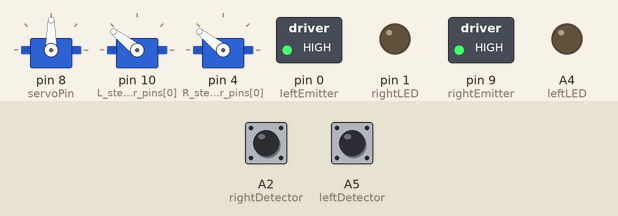
The sketch below on a simulated Arduino Uno, built with avr-gcc and run on an emulated ATmega328P. Parts: 3 × servo, switched loads named in the sketch (green lamp = pin HIGH), output pins drawn as LEDs (lit = HIGH). Wiring (inferred from the names in the program): 2 × servo: signal pin 4 / signal pin 10. The test bench sets the inputs (shaded band); at power-on: A2 (rightDetector) HIGH, A5 (leftDetector) HIGH. Random numbers use the default seed unless the sketch sets one; servo pulses on a pin are drawn as a servo (544–2400 µs = 0–180°); pins used as bus, display or sensor lines are not drawn.

Above: at 1.7 s.
1.8 s: A2 (rightDetector) pulled LOW for 0.15 s
At 1.87 s:
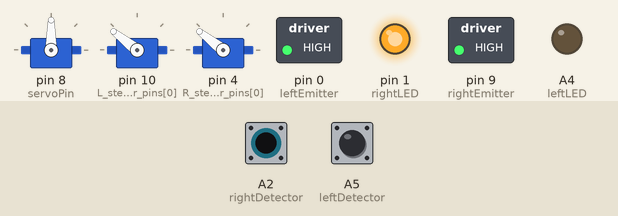
3.4 s: A5 (leftDetector) pulled LOW for 0.15 s
At 3.47 s:
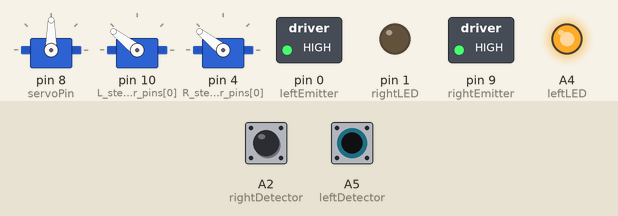
5.0 s: A5 (leftDetector) pulled LOW for 3.2 s
At 9.2 s:
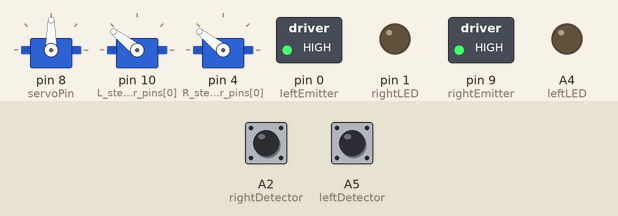
9.7 s: A2 (rightDetector) pulled LOW for 3.2 s
At 10.4 s:
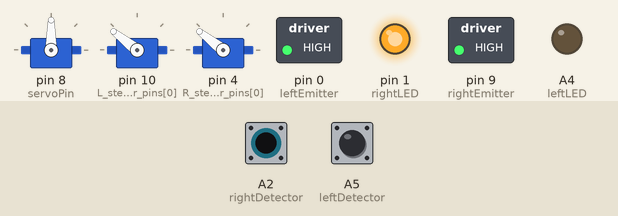
14.4 s: A2 (rightDetector) driven LOW and A5 (leftDetector) driven LOW
At 15.2 s:
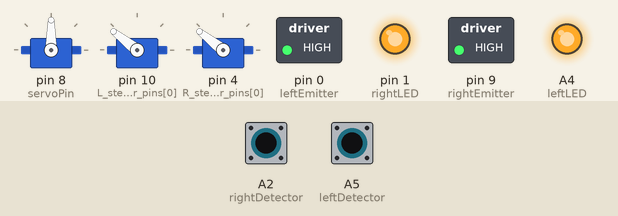
Timing chart, 0 to 16.9 s (numbered marks = the images above; inputs shaded):
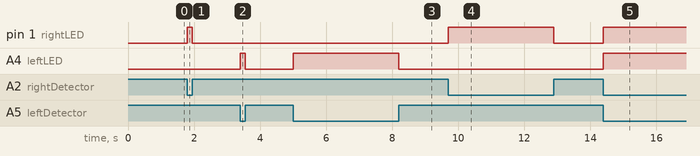

Measured:
- after the input at 1.8 s, pin 1 (rightLED): LOW → HIGH at once, → LOW 0.15 s later
- after the input at 3.4 s, A4 (leftLED): LOW → HIGH at once, → LOW 0.15 s later
- after the input at 5.0 s, A4 (leftLED): LOW → HIGH at once, → LOW 3.2 s later
- after the input at 9.7 s, pin 1 (rightLED): LOW → HIGH at once, → LOW 3.2 s later
- after the input at 14.4 s, pin 1 (rightLED), A4 (leftLED): LOW → HIGH at once

The sketch:

OSTR_obstacles.ino
```cpp
// (licence header left out)
// [Tools] -> [Programmer] -> "USBtinyISP"
// [Tools] -> [Board] -> "Pro Trinket 3V/12 Mhz (USB)"

// Robot moves forward until obstacle detected and then manuevers
// accordingly.  Does not account for IR from sunlight.


#include <Servo.h>
typedef int var;         // map javascript datatype to integer

// setup servo
int servoPin = 8;
int PEN_DOWN = 140;      // angle of servo when pen is down
int PEN_UP = 90;         // angle of servo when pen is up
Servo penServo;

// robot specific parameters
float wheel_dia=52;     //   mm (increase = decrease distance
float wheel_base=73.75; //   mm (increase = spiral in)
byte leftDetector = A5;
byte leftEmitter = 0;
byte leftLED = A4;
byte rightDetector = A2;
byte rightEmitter = 9;
byte rightLED = 1;
byte button = A3;

// Stepper parameters
int steps_rev=512;      //   512 for 64x gearbox, 128 for 16x gearbox
int delay_time=2;       //   time between steps in ms
int L_stepper_pins[] = {10, 12, 13, 11};  //PB2, PB4, PB5, PB3 [wires org->pink->blue->yel]
int R_stepper_pins[] = {4, 6, 5, 3};      //PD4, PD6, PD5, PD3

//                0b76543210
byte L_seq[4] = { B00100100,  //port PB
                  B00110000,
                  B00011000,
                  B00001100};

byte R_seq[4] = { B00011000,  // port PD
                  B01001000,
                  B01100000,
                  B00110000};

volatile bool clear = true;

// arrays to help with setup
byte inputs[] = {leftDetector, rightDetector, button};
byte outputs[] = {leftEmitter, leftLED, rightEmitter, rightLED, servoPin};


void setup() {
  randomSeed(analogRead(A3));
  for(int pin=0; pin<4; pin++){
    pinMode(L_stepper_pins[pin], OUTPUT);
    digitalWrite(L_stepper_pins[pin], LOW);
    pinMode(R_stepper_pins[pin], OUTPUT);
    digitalWrite(R_stepper_pins[pin], LOW);
  }

  // configure inputs
  for(int input=0; input<(sizeof(inputs)/sizeof(byte)); input++){
    pinMode(inputs[input], INPUT_PULLUP);
  }

  // configure outputs
  for(int output=0; output<(sizeof(outputs)/sizeof(byte)); output++){
    pinMode(outputs[output], OUTPUT);
    digitalWrite(output, LOW);
  }

  // turn on IR emitters
  digitalWrite(rightEmitter, HIGH);
  digitalWrite(leftEmitter, HIGH);

  // setup pins for pin change interrupt
  pciSetup(rightDetector);
  pciSetup(leftDetector);

  // setup servo
  penServo.attach(servoPin);
  penUp();
}


void loop(){

  while(clear){ // move forward till obstacle detected
    moveForward(1);
  }

  // check situation
  bool wallLeft = !digitalRead(leftDetector);
  bool wallRight = !digitalRead(rightDetector);

  // react to what was detected
  moveBackward(10);
  if (wallRight && wallLeft){
    turnLeft(random(80, 180));
  }
  else if(wallRight){
    turnLeft(random(15, 90));
  }
  else if(wallLeft){
    turnRight(random(15, 90));
  }
  clear = true;
}


// ----- HELPER FUNCTIONS -----------

bool IRdetect(byte detectorPin, byte emitterPin){
  int threshold = 100;
  digitalWrite(emitterPin, LOW);
  delay(10);
  int background = analogRead(detectorPin);
  digitalWrite(emitterPin, HIGH);
  delay(10);
  int signal = analogRead(detectorPin);
  digitalWrite(emitterPin, LOW);
  if ((signal - background) > threshold){
    return(true);
  }
  else {
    return(false);
  }
}


int step(float distance){
  float steps = distance * steps_rev / (wheel_dia * 3.1412); //24.61
  return int(steps);
}


void moveBackward(float distance){
  int steps = step(distance);
  for(int step=0; step<steps; step++){
    for(int mask=0; mask<4; mask++){
      PORTB = PORTB | L_seq[mask];
      PORTD = PORTD | R_seq[mask];
      delay(delay_time);
      PORTB = PORTB & ~L_seq[mask];
      PORTD = PORTD & ~R_seq[mask];
    }
  }
}


void moveForward(float distance){
  int steps = step(distance);
  for(int step=0; step<steps; step++){
    for(int mask=0; mask<4; mask++){
      PORTB = PORTB | L_seq[3-mask];
      PORTD = PORTD | R_seq[3-mask];
      delay(delay_time);
      PORTB = PORTB & ~L_seq[mask];
      PORTD = PORTD & ~R_seq[mask];
    }
  }
}


void turnLeft(float degrees){
  //float rotation = degrees / 360.0;
  float rotation = getNearestAngle(degrees) / 360.0;
  float distance = wheel_base * 3.1412 * rotation;
  int steps = step(distance);
  for(int step=0; step<steps; step++){
    for(int mask=0; mask<4; mask++){
      PORTB = PORTB | L_seq[3 - mask];
      PORTD = PORTD | R_seq[mask];
      delay(delay_time);
      PORTB = PORTB & ~L_seq[3 - mask];
      PORTD = PORTD & ~R_seq[mask];
    }
  }
}


void turnRight(float degrees){
  //float rotation = degrees / 360.0;
  float rotation = getNearestAngle(degrees) / 360.0;
  float distance = wheel_base * 3.1412 * rotation;
  int steps = step(distance);
  for(int step=0; step<steps; step++){
    for(int mask=0; mask<4; mask++){
      PORTB = PORTB | L_seq[mask];
      PORTD = PORTD | R_seq[3-mask];
      delay(delay_time);
      PORTB = PORTB & ~L_seq[mask];
      PORTD = PORTD & ~R_seq[3-mask];
    }
  }
}


void done(){ // unlock stepper to save battery
  for(int mask=0; mask<4; mask++){
    for(int pin=0; pin<4; pin++){
      digitalWrite(R_stepper_pins[pin], LOW);
      digitalWrite(L_stepper_pins[pin], LOW);
    }
  }
  penServo.write(PEN_UP - 20);
  delay(10);
  penServo.detach();
}


void penUp(){
  delay(250);
  penServo.write(PEN_UP);
  delay(250);
}


void penDown(){
  delay(250);
  penServo.write(PEN_DOWN);
  delay(250);
}


float getNearestAngle(float angle_){
  // code contributed by Instructable user PMPU_student
  /*
  Lets rotate by 58 degrees.
  turnRight(58); // rotate only by 57.631138392857146 degrees(that is the
  value that is the closest to the desired one _and_ is lesser than it).
  That means you are doing a certain amount of motor steps. But if you do
  one more step during rotation you will rotate by 58.0078125 degrees,
  which is much more precise(but it is greater than desired value, thats
  why in original code it is not picked). The thing is that original code
  always decides to rotate by value that is lesser than desired value while
  it is sometimes worse than choosing the value that is bigger.
  My code chooses from both variants, minimizing the error.
  */
  float angle = 0;
  int step = 0;
  float previousAngle = 0;
  float step_length = 3.1412 * wheel_dia / steps_rev;
  while(!(previousAngle <= angle_ && angle_ <= angle)){
    step += 1;
    previousAngle = angle;
    angle = step * step_length * 360 / (wheel_base * 3.1412) + 0.01;
    }
  float dif1 = angle_- angle;
  float dif2 = angle_- previousAngle;
  if(abs(dif1) < abs(dif2)){
    return angle;
  }else{
    return previousAngle;
  }
}


void pciSetup(byte pin){ // set flags for pin to monitor
    *digitalPinToPCMSK(pin) |= bit (digitalPinToPCMSKbit(pin));  // enable pin
    PCIFR  |= bit (digitalPinToPCICRbit(pin)); // clear any outstanding interrupt
    PCICR  |= bit (digitalPinToPCICRbit(pin)); // enable interrupt for the group
}


ISR (PCINT1_vect) { // routine to execute when change detected on pins A0-A5
  digitalWrite(rightLED, !digitalRead(rightDetector));
  digitalWrite(leftLED, !digitalRead(leftDetector));
  clear = false;
}


//Aliases for compatiblity with other Turtle program's commands

void forward(float distance){
  moveForward(distance);
}

void backward(float distance){
  moveBackward(distance);
}

void left(float angle){
  turnLeft(angle);
}

void right(float angle){
  turnRight(angle);
}

void penup(){
  penUp();
}

void pendown(){
  penDown();
}

void fd(float distance){
  moveForward(distance);
}

void bk(float distance){
  moveBackward(distance);
}

void lt(float angle){
  turnLeft(angle);
}

void rt(float angle){
  turnRight(angle);
}

void pu(){
  penUp();
}

void pd(){
  penDown();
}
```
